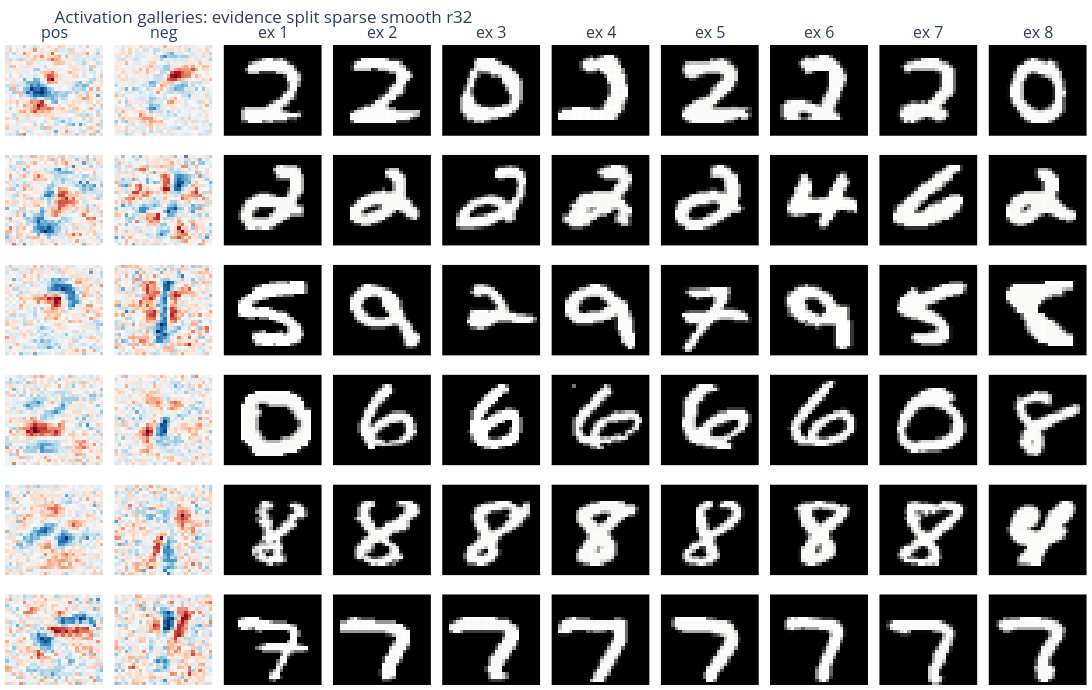

Notebook code for this chart:
### Markdown cell above
## Activation Galleries

### Code cell
@torch.no_grad()
def activation_gallery(factor_model, name, component_indices=None, topn=8, alias=None):
    plus, minus, down, sigma = factor_model.decompose()
    order = component_strengths(factor_model).argsort(descending=True)
    if component_indices is None:
        component_indices = list(range(min(6, sigma.numel())))
    acts = factor_model.component_activations(train.x)[:, order]
    fig = make_subplots(
        rows=len(component_indices),
        cols=topn + 2,
        column_titles=["pos", "neg"] + [f"ex {i+1}" for i in range(topn)],
        vertical_spacing=0.03,
        horizontal_spacing=0.01,
    )
    for row, comp in enumerate(component_indices, start=1):
        fig.add_heatmap(z=plus[:, comp].detach().cpu().view(28, 28).flip(0), colorscale="RdBu", zmid=0, showscale=False, row=row, col=1)
        fig.add_heatmap(z=minus[:, comp].detach().cpu().view(28, 28).flip(0), colorscale="RdBu", zmid=0, showscale=False, row=row, col=2)
        top = acts[:, comp].abs().topk(topn).indices
        for j, idx in enumerate(top.tolist(), start=3):
            fig.add_heatmap(z=train.x[idx].detach().cpu().view(28, 28).flip(0), colorscale="gray", showscale=False, row=row, col=j)
    fig.update_xaxes(visible=False).update_yaxes(visible=False)
    fig.update_layout(
        width=125 * (topn + 2),
        height=115 * len(component_indices),
        title=f"Activation galleries: {name}",
        template="plotly_white",
        margin=dict(l=5, r=5, t=45, b=5),
    )
    return save_fig(fig, f"activation_gallery_{name.replace(' ', '_').lower()}")

activation_gallery(best, best_name, topn=8)
